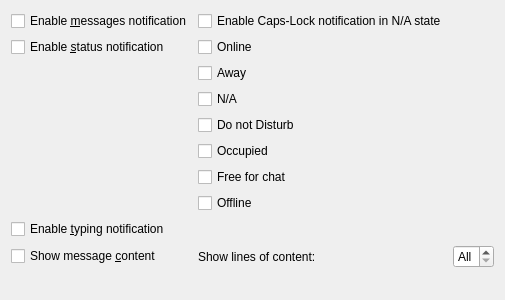
<ui version="4.0" >
 <class>OSDConfigBase</class>
 <widget class="QWidget" name="OSDConfigBase" >
  <property name="geometry" >
   <rect>
    <x>0</x>
    <y>0</y>
    <width>464</width>
    <height>300</height>
   </rect>
  </property>
  <property name="windowTitle" >
   <string>Form1</string>
  </property>
  <layout class="QGridLayout" >
   <property name="margin" >
    <number>11</number>
   </property>
   <property name="spacing" >
    <number>6</number>
   </property>
   <item row="0" column="0" >
    <widget class="QCheckBox" name="chkMessage" >
     <property name="text" >
      <string>Enable &amp;messages notification</string>
     </property>
    </widget>
   </item>
   <item row="0" column="1" >
    <widget class="QCheckBox" name="chkCapsLockFlash" >
     <property name="text" >
      <string>Enable Caps-Lock notification in N/A state</string>
     </property>
    </widget>
   </item>
   <item row="1" column="0" >
    <widget class="QCheckBox" name="chkStatus" >
     <property name="text" >
      <string>Enable &amp;status notification</string>
     </property>
    </widget>
   </item>
   <item row="1" column="1" >
    <widget class="QCheckBox" name="chkStatusOnline" >
     <property name="text" >
      <string>Online</string>
     </property>
    </widget>
   </item>
   <item row="2" column="1" >
    <widget class="QCheckBox" name="chkStatusAway" >
     <property name="text" >
      <string>Away</string>
     </property>
    </widget>
   </item>
   <item row="3" column="1" >
    <widget class="QCheckBox" name="chkStatusNA" >
     <property name="text" >
      <string>N/A</string>
     </property>
    </widget>
   </item>
   <item row="4" column="1" >
    <widget class="QCheckBox" name="chkStatusDND" >
     <property name="text" >
      <string>Do not Disturb</string>
     </property>
    </widget>
   </item>
   <item row="5" column="1" >
    <widget class="QCheckBox" name="chkStatusOccupied" >
     <property name="text" >
      <string>Occupied</string>
     </property>
    </widget>
   </item>
   <item row="6" column="1" >
    <widget class="QCheckBox" name="chkStatusFFC" >
     <property name="text" >
      <string>Free for chat</string>
     </property>
    </widget>
   </item>
   <item row="7" column="1" >
    <widget class="QCheckBox" name="chkStatusOffline" >
     <property name="text" >
      <string>Offline</string>
     </property>
    </widget>
   </item>
   <item row="8" column="0" >
    <widget class="QCheckBox" name="chkTyping" >
     <property name="text" >
      <string>Enable &amp;typing notification</string>
     </property>
    </widget>
   </item>
   <item row="9" column="0" >
    <widget class="QCheckBox" name="chkMessageContent" >
     <property name="text" >
      <string>Show message &amp;content</string>
     </property>
    </widget>
   </item>
   <item row="9" column="1" >
    <widget class="QLabel" name="lblLines" >
     <property name="text" >
      <string>Show lines of content:</string>
     </property>
     <property name="wordWrap" >
      <bool>false</bool>
     </property>
    </widget>
   </item>
   <item row="9" column="2" >
    <widget class="QSpinBox" name="edtLines" >
     <property name="specialValueText" >
      <string>All</string>
     </property>
     <property name="minimum" >
      <number>0</number>
     </property>
    </widget>
   </item>
   <item row="9" column="2" >
    <spacer>
     <property name="orientation" >
      <enum>Qt::Horizontal</enum>
     </property>
     <property name="sizeType" >
      <enum>QSizePolicy::Expanding</enum>
     </property>
     <property name="sizeHint" >
      <size>
       <width>20</width>
       <height>20</height>
      </size>
     </property>
    </spacer>
   </item>
   <item row="10" column="0" >
    <spacer>
     <property name="orientation" >
      <enum>Qt::Vertical</enum>
     </property>
     <property name="sizeType" >
      <enum>QSizePolicy::Expanding</enum>
     </property>
     <property name="sizeHint" >
      <size>
       <width>20</width>
       <height>20</height>
      </size>
     </property>
    </spacer>
   </item>
  </layout>
 </widget>
 <resources/>
 <connections/>
</ui>
